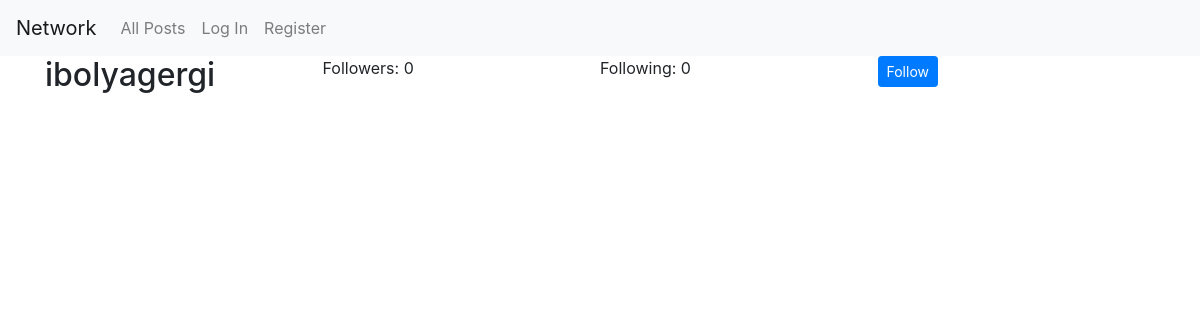
Page /profile/2 on the earlier database version.
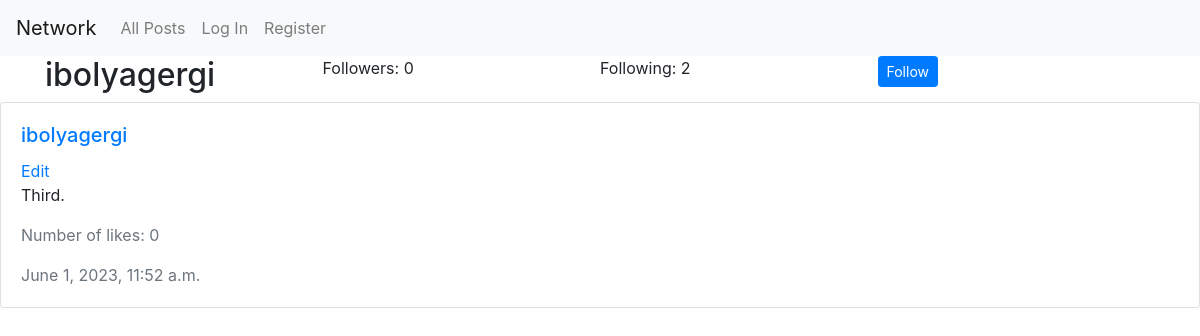
Same page on the later database version.
### network/models.py (models this page shows, shortened)
class User(AbstractUser):
    following = models.ManyToManyField("User", null=True, related_name="followers")

class Post(models.Model):
    user = models.ForeignKey(User, on_delete=models.CASCADE)
    body = models.TextField(blank=True)
    timestamp = models.DateTimeField(auto_now_add=True)
    num_of_likes = models.IntegerField(default=0)

### network/views.py (the view, shortened to what this page needs)
# urls.py: path("profile/<int:user_id>", views.profile, name="profile")
@csrf_exempt
def profile(request, user_id):
    profile = User.objects.get(pk=user_id)
    if request.method == "GET":
        posts = Post.objects.filter(user=profile)
        posts = posts.order_by("-timestamp").all()
        return render(request, "network/profile.html", {
            "profile": profile,
            "posts": posts
        })

### network/templates/network/profile.html (shortened to what this page needs)
{% extends "network/layout.html" %}
{% block body %}
<div class="container">
    <div class="row no-gutters">
        <div class="col-3">
            <h2>{{ profile.username}}</h2>
        </div>
        <div class="col-3" data-followers="{{ profile.followers.count }}" id="followers">
            Followers: {{ profile.followers.count }}
        </div>
        <div class="col-3">
            Following: {{ profile.following.count }}
        </div>
        <div class="col-3">
            {% if user != profile %}
                {% if profile in user.following.all %}
                <button class="btn btn-sm btn-primary" id="follow" value="{{profile.id}}">Unfollow</button>
                {% else %}
                <button class="btn btn-sm btn-primary" id="follow" value="{{profile.id}}">Follow</button>
                {% endif %}
            {% endif %}
        </div>
    </div>
</div>
{% for post in posts %}
<div class="card">
    <div class="card-body">
            <h5 class="card-title"><a href="{% url 'profile' post.user.id %}">{{ post.user }}</a></h5>
            <a href="" class="card-link">Edit</a>
            <p class="card-text">{{ post.body }}</p>
            <p class="card-text text-muted">Number of likes: {{ post.num_of_likes }}</p>
            <p class="card-text text-muted">{{ post.timestamp|date:"F j, Y, g:i a" }}</p>
        </div>
    </div>
{% endfor %}
{% endblock %}

Differences in the rows shown:
changed User "ibolyagergi": following.count "0" → "2"
added Post: user "ibolyagergi", body "Third.", num_of_likes "0", timestamp "June 1, 2023, 11:52 a.m."
